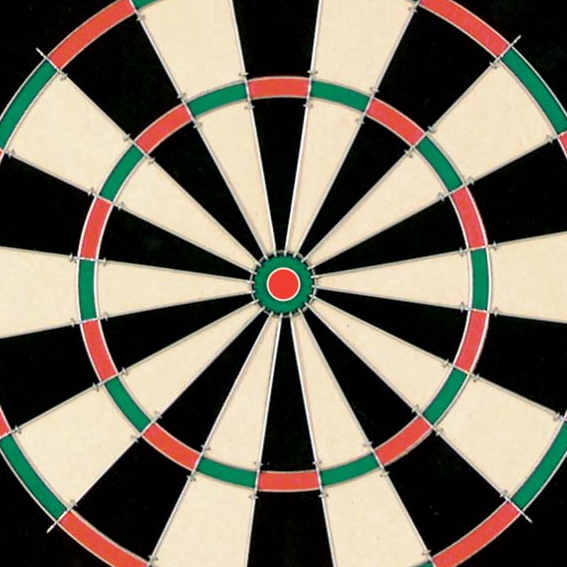
//> input picture IPCV_CW_Submit/dart.bmp, 567 x 567 px
$ ./dartsHoughOld dart.bmp   (built with g++ and OpenCV 4)
//> lines starting //> are read from the running program, lines starting //| are printed output that depends on the picture; after the words box and inside, x2 and y2 are one past the last pixel; in counts of white or black regions, pixels touching at a corner belong together
/////////////////////////////////////////////////////////////////////////////
//
// COMS30121 - dartboard.cpp
//
/////////////////////////////////////////////////////////////////////////////

// header inclusion
#include <stdio.h>
#include "opencv2/objdetect/objdetect.hpp"
#include "opencv2/opencv.hpp"
#include "opencv2/core/core.hpp"
#include "opencv2/highgui/highgui.hpp"
#include "opencv2/imgproc/imgproc.hpp"
#include <iostream>
#include <string.h>
#include <math.h>

using namespace std;
using namespace cv;

struct circ {
  int x = -1;
  int y = -1;
  int r = -1;
} ;

struct lineS {
	double rho;
	double a;
	double b;
} ;

/** Function Headers */
void houghSetup(Mat image, Mat &ang, Mat &mag);
vector< lineS > lineMain(Mat image, Mat &ang, Mat &mag, Rect pos);
vector<circ> circleMain(Mat &image, Mat &ang, Mat &mag, Rect pos);

vector<Mat> getFrames(Mat image, vector<Rect> det);
bool circRatios(circ circs0, circ circs1);
pair<circ,circ> getCircPair(vector<circ> circs);
vector< lineS > getValidLines(vector< lineS> lines, pair<circ, circ> board, int &count, vector<Point> &iPoints);
bool checkClosePoints(Rect frame, vector<Point> iPoints, int around, int minClose, int validWant, Point &mode);

int pullNum(const char* name);
bool rectIntersect(Rect r1, Rect r2, double thresh);
vector<Rect> getTruths( int index );
vector<Rect> detectAndDisplay( Mat frame, vector<Rect> gt );
void groundTruthDraw(Mat frame, vector<Rect> gt);
vector<Rect> getGT(const char* name);
//Line Funcs
void conv(cv::Mat &input, Mat kernel, cv::Mat &convOutput);
void grad(Mat &dx, Mat &dy, Mat &mag, Mat &ang);
void houghLine(Mat &mag_thr, Mat &grad_ori, Mat &hspace, int threshold);
void suppressLine(Mat &hspace, double bound,int suppRange, Mat &out);
vector< lineS > getLines(Mat &hspace);
Point getIntersect(lineS l1, lineS l2);
bool inCirc(int centreX, int centreY, int radius, Point p1);
void drawLine( Mat &out, double rho, double a, double b, Rect pos, Point center, int scalar);
vector<Point> getAllIntersects(vector< lineS > lines);
void thresholdingLine(Mat &mag, Mat &mag_threshold);
//Circle Funcs
void thresholding(double threshold, Mat &input, Mat &output);
vector< circ > suppressCircles(Mat &hspace, double bound, int cols, int rows, int rad, int suppRange, Mat &out);
void houghCircle(Mat &mag_thr, Mat &grad_ori, int radius, Mat &hspace);
void houghToMat(Mat hough_array, Mat &output, int radius);

/** Global variables */
String cascade_name = "dartcascade/cascade.xml";
CascadeClassifier cascade;

//USED IN LINE FUNCTIONS
int maxDistance; //max diagonal distance of each frame
int precision = 4; //Number we divide 1 degree by

/** @function main */
int main( int argc, const char** argv )
{
       // 1. Read Input Image
	Mat frame = imread(argv[1], CV_LOAD_IMAGE_COLOR);
//> frame is the input picture: 567 rows x 567 cols, CV_8UC3; mean B, G, R 96.6, 111.5, 119.5
	Mat image = frame.clone();
	Mat out = image.clone();
	String s = argv[1];
//> s = "dart.bmp"
	String d = "det_" + s;
//> d = "det_dart.bmp"
	s = "out_" + s;
//> s = "out_dart.bmp"

	vector<Rect> gt;

	//Getting correct ground truths for loaded image
	pullNum(argv[1]);
	gt = getGT(argv[1]);
//> gt = 1 Rect (x, y, width, height): [452, 17, 150, 179]
	if (gt.size() == 0) return -1; //Invalid file-name

	// 2. Load the Strong Classifier in a structure called `Cascade'
	if( !cascade.load( cascade_name ) ){ printf("--(!)Error loading\n"); return -1; };

	// 3. Detect dartboards and Display Result
	vector<Rect> darts = detectAndDisplay( frame, gt );

	// Draw ground truth rectangles on image
	groundTruthDraw(frame, gt);
	// 4. Save Result Image
	imwrite( d, frame );

	Mat mag;
	Mat ang;
	houghSetup(image, ang, mag);
	Mat output_mag;
	vector<Mat> frames = getFrames(image, darts);
	vector<Mat> framesMag = getFrames(mag, darts);
	vector<Mat> framesAng = getFrames(ang, darts);

    vector<lineS> lines; //Lines found by hough transform
	vector<Point> iPoints; //Intersection points of found lines
	vector<circ> circs; //Circles found by hough transform
	vector<Rect> accepted; //Frames we accept as valid detection
	vector<Rect> potential; //Frames that are potentially accepted, provided a better frame isn't found
	pair<circ,circ> board; //Concentric circles representing a dartboard
	bool dupeFlag; //If the frame we are looking at has already been accepted
	bool pointCheck; //If we have enough points with enough earby neighbours
	Point center; //The point to center our rectangle around

	for (int i = 0; i < darts.size(); i++) {
		dupeFlag = false; //Reduces time wasted processing detected region repeatedly
		for (int x = 0; x < accepted.size(); x++) { //Check if detected region has been accepted at already
			if (rectIntersect(darts[i], accepted[x], 0.1)) {
				dupeFlag = true;
				break;
			}
		}
		if (dupeFlag) continue; //Ignore frame if similar frame already accepted
		lines = lineMain(image, framesAng[i], framesMag[i], darts[i]); //Get lines found by hough transform
		if (lines.size() < 5) continue; //Ignore frame if not enough lines present

		iPoints = getAllIntersects(lines); //Gets all points of intersection of provided lines

		//Check if number of intersection points close to each other is sufficient
		pointCheck = checkClosePoints(darts[i], iPoints, darts[i].width * 0.1, 10, 5, center);
		if (!pointCheck) continue; //If not ignore frame
		circs = circleMain(image, framesAng[i], framesMag[i], darts[i]); //Get circles in frame
		if (circs.size() < 2) continue; //Ignore frame if not enough circles present
		board = getCircPair(circs); //We assume only one dartboard per frame detected by viola-jones

		if (board.first.r == -1) continue; //If no valid circle apir discovered

		int count = 0; //count of valid lines
		lines = getValidLines(lines, board, count, iPoints); //Get lines that intersect near the centre of the circle pair
		if (count > 15) { //If we have enough intersections, and valid circle pair
			//Create rect encompassing largest of two concentric circles
			Rect found(board.second.x-board.second.r, board.second.y-board.second.r, 2*board.second.r, 2*board.second.r);
			found.x += darts[i].x;
			found.y += darts[i].y;
			cout << found << endl;
			accepted.push_back(found); //Store found as confident dartboard
			circle(out, Point(board.first.x+darts[i].x, board.first.y+darts[i].y), board.first.r, Scalar(255, 0, 0), 2);
			circle(out, Point(board.second.x+darts[i].x, board.second.y+darts[i].y), board.second.r, Scalar(255, 0, 0), 2);
			//Draw lines
            for (int j = 0; j < lines.size(); j++) {
                drawLine(out, lines[j].rho, lines[j].a, lines[j].b, darts[i], Point(board.first.x, board.first.y), found.width);
            }
			continue;
		}
	}

	for (int i = 0; i < accepted.size(); i++) { //Add accepted frames
		rectangle(out, Point(accepted[i].x, accepted[i].y), Point(accepted[i].x + accepted[i].width, accepted[i].y + accepted[i].height), Scalar( 0, 255, 0 ), 2);
	}
	groundTruthDraw(out, gt);
	imwrite(s, out);
	int truePos = 0;
	int frameCount = gt.size();
	for( int i = 0; i < accepted.size(); i++ ) //Exit loop early when all ground truths seen
	{
		bool matchFlag = false;
		for (int j = 0; j < gt.size(); j++) {
			if (rectIntersect(accepted[i], gt[j], 0.4)) {
				gt.erase(gt.begin() + j);
				matchFlag = true;
				break;
			}
		}
		if (matchFlag) {
			// cout << "Detected dartboard " << i+1 << " " << dartboards[i] << " closely matches ground truth" << endl;
			truePos++;
		}
		else cout << "Detected dartboard " << i+1 << " " << accepted[i]  << "doesn't match a ground truth dartboard" << endl;
	}
	float prec = (float) truePos / accepted.size(); //ratio of dartboards found correctly, to dartboards detected in image
	float recall = (frameCount > 0 ? (float) truePos/frameCount : 1); //True positive rate
	float f1 = 2 * ((prec * recall) / (prec + recall)); //Measure of accuracy of classifier
	f1 = (f1 != f1) ? 0 : f1; //f1 != f1 is true if f1 is NaN, as long as -ffast-math compiler flag not used
	cout << truePos << " dartboards out of " << frameCount << " detected correctly." << endl;
	cout << "True positive rate = " <<  recall << endl;
	cout << "F1 score = " << f1 << endl;
    return 0;
}

void houghSetup(Mat image, Mat &ang, Mat &mag) {
	// CONVERT COLOUR AND SAVE
    Mat gray_image;
    cvtColor( image, gray_image, CV_BGR2GRAY );
    int kSize = 3;
    double myKdx[3][3] = {{-1,0,1},
    					{-2,0,2},
    					{-1,0,1}};
    double myKdy[3][3] = {{-1,-2,-1},
    					{0,0,0},
    					{1,2,1}};
    Mat kerndx(3,3, CV_64F, myKdx);
    Mat kerndy(3,3, CV_64F, myKdy);

    Mat convImdx, dxNonNorm;
    conv(gray_image,kerndx,dxNonNorm);

    Mat convImdy, dyNonNorm;
    conv(gray_image,kerndy,dyNonNorm);

    grad(dxNonNorm, dyNonNorm, mag, ang);
}

vector< lineS > lineMain(Mat image, Mat &ang, Mat &mag, Rect pos) {
	//hough line core code

    maxDistance = sqrt(pow(mag.cols,2)+pow(mag.rows,2));  //calculate the max diagonal distance of this frame
    Mat hspaceLine(Size(180*precision, maxDistance*2), CV_64F, Scalar(0));  //generate line hough space container
    Mat mag_threshold;
    thresholdingLine(mag, mag_threshold);  //magnitude thresholded
    houghLine(mag_threshold, ang, hspaceLine, 0);  //generate line hough space

    Mat supHLine;
    suppressLine(hspaceLine, 0.5, 10*precision, supHLine);  //do suppression for the line hough space with 0.5 bound
    vector< lineS > lines;
    lines = getLines(supHLine);  //get all lines of this frame
	return lines;
}

vector<circ> circleMain(Mat &image, Mat &ang, Mat &mag, Rect pos) {
	Mat output_mag_norm;
	normalize(mag, output_mag_norm, 0, 255, NORM_MINMAX);
	double max;
	minMaxIdx(output_mag_norm, NULL,&max,NULL,NULL);
	Mat output_thresholded;
	thresholding(max*0.1, output_mag_norm, output_thresholded);
	int radius = min(ang.rows, ang.cols); //The maximum radius circle that can be found
	int dims[3] = {ang.rows, ang.cols, radius};
	Mat hspace = Mat(3, dims, CV_64F, Scalar(0));
	houghCircle(output_thresholded, ang, radius, hspace); //Have create 3d hough mat
	Mat supH;
	vector< circ > circs;
	circs = suppressCircles(hspace, 0.5, ang.cols, ang.rows, radius, 15, supH); //Suppress 3d hough mat
	return circs;
}

//
//
//

vector<Mat> getFrames(Mat image, vector<Rect> det) {
	vector<Mat> frames;
	for (int i = 0; i < det.size(); i++) {
		if (det[i].x + det[i].width >= image.cols) det[i].width = (image.cols - det[i].x) -1;
		if (det[i].y + det[i].height >= image.rows) det[i].height = (image.rows - det[i].y) -1;
		Mat a = image(det[i]);
		frames.push_back(a);
	}
	return frames;
}

bool circRatios(circ circs0, circ circs1) {
	//circs0 assumed to be inner when checking
	bool yFlag, xFlag, ratioFlag;
	yFlag = (circs0.y > circs1.y-5) && (circs0.y < circs1.y+5);
	xFlag = (circs0.x > circs1.x-5) && (circs0.x < circs1.x+5);
	ratioFlag = (circs1.r <= circs0.r * 2.5) && (circs1.r >= circs0.r * 1.25); //May want to increase 1.25 to 1.5
	if (yFlag && xFlag && ratioFlag) {
		return true;
	}
	return false;
}

//May want to ger pair with closest radius
pair<circ,circ> getCircPair(vector<circ> circs) {
	pair<circ,circ> out;
	for (int i = 0; i < circs.size(); i++) {
		for (int j = 0; j < circs.size(); j++) {
			// if (circRatios(circs[i], circs[j])) out = make_pair(circs[i], circs[j]);
			if (circRatios(circs[i], circs[j])) {
				if (out.first.r == -1) out = make_pair(circs[i], circs[j]); //Prioritses smallest circle pair discovered
				else if (circs[i].r > out.first.r || circs[j].r > out.second.r) { //If smaller circle pair discovered, use them
					out = make_pair(circs[i], circs[j]);
				}
			}
		}
	}
	return out;
}

// [24 lines left out: function getValidLines, not called in this run]

bool checkClosePoints(Rect frame, vector<Point> iPoints, int around, int minClose, int validWant, Point &mode) {
	bool xFlag, yFlag;
	int countVotes = 0;
	int validPoints = 0;
	int maxPoints = validWant-1;
	for (int i = 0; i < iPoints.size(); i++){
		countVotes = 0;
		for (int j = 0; j < iPoints.size(); j++){
			xFlag = false;
			yFlag = false;
			if (i != j){
				if (iPoints[j].x < (iPoints[i].x + around) && iPoints[j].x > iPoints[i].x - around) xFlag = true;
				if (iPoints[j].y < (iPoints[i].y + around) && iPoints[j].y > iPoints[i].y - around) yFlag = true;
				if (xFlag && yFlag) countVotes++;
			}
		}
		if (countVotes >= minClose) validPoints++;
		if (validPoints > maxPoints) {
			maxPoints = validPoints;
			mode = iPoints[i];
		}
	}
	return validPoints >= validWant;
}

//
//
//

//Specifc function to pull file number out of files following format xN.jpg where x is a string an N is an integer
int pullNum(const char* name) {
	int num = 0;
	int unit = 1;
	for (int i = strlen(name) - 5; name[i] > 47 && name[i] < 58; i--) {
		num += (name[i] - 48) * unit;
		unit *= 10;
	}
	return num;
}

vector<Rect> getGT(const char* name) {
	int index = pullNum(name);
	if (index < 0 || index > 16) {
		vector<Rect> none(0);
		return none;
	}
	return getTruths(index);
}

bool rectIntersect(Rect r1, Rect r2, double thresh) {
	//Returns a boolean indicating if the area
	//shared by both rectangles is greater than the threshold
	return ((float) (r1 & r2).area()/(r1|r2).area() > thresh);
}

vector<Rect> getTruths(int index) {
	vector< vector<Rect> > gt(16);
	//Adding ground truth location of dartboards for each image
	gt[0].push_back(Rect(452, 17, 150, 179));
	gt[1].push_back(Rect(193, 134, 201, 191));
	gt[2].push_back(Rect(102, 100, 91, 85));
	gt[3].push_back(Rect(325, 151, 66, 68));
	gt[4].push_back(Rect(175, 90, 210, 209));
	gt[5].push_back(Rect(435, 142, 100, 107));
	gt[6].push_back(Rect(203, 112, 78, 75));
	gt[7].push_back(Rect(248, 163, 160, 163));
	gt[8].push_back(Rect(835, 220, 124, 118));
	gt[8].push_back(Rect(61, 251, 76, 96));
	gt[9].push_back(Rect(195, 38, 248, 248));
	gt[10].push_back(Rect(912, 146, 41, 75));
	gt[10].push_back(Rect(578, 127, 67, 89));
	gt[10].push_back(Rect(91, 103, 103, 115));
	gt[11].push_back(Rect(161, 98, 82, 81));
	gt[12].push_back(Rect(154, 72, 66, 146));
	gt[13].push_back(Rect(269, 119, 139, 136));
	gt[14].push_back(Rect(114, 98, 139, 132));
	gt[14].push_back(Rect(982, 95, 135, 125));
	gt[15].push_back(Rect(155, 49, 132, 150));
	if (index < 0 || index > 15) {
		gt[16].push_back(Rect(0,0,0,0));
		return gt[16];
	}
	return gt[index];
}

void groundTruthDraw(Mat frame, vector<Rect> gt) {
	for (int i = 0; i < gt.size(); i++) {
		rectangle(frame, Point(gt[i].x, gt[i].y), Point(gt[i].x + gt[i].width, gt[i].y + gt[i].height), Scalar( 0, 0, 255 ), 2);
	}
}

/** @function detectAndDisplay */
vector<Rect> detectAndDisplay( Mat frame , vector<Rect> gt)
{
	std::vector<Rect> darts;
	Mat frame_gray;
	int truePos = 0;
	int dartCount = gt.size();
//> dartCount = 1

	// 1. Prepare Image by turning it into Grayscale and normalising lighting
	cvtColor( frame, frame_gray, CV_BGR2GRAY );
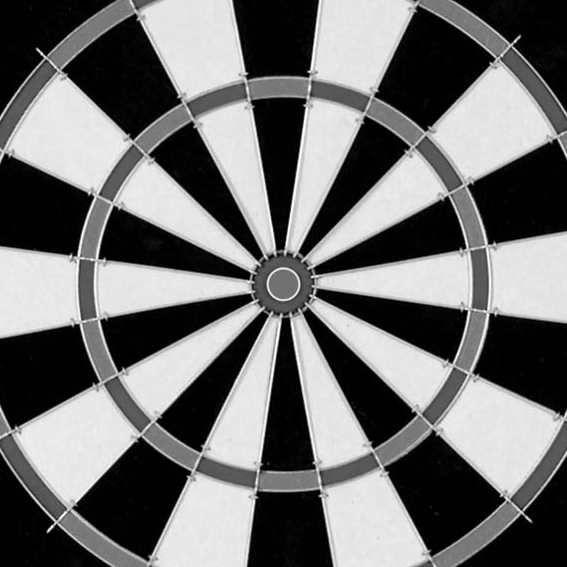
//> frame_gray: 567 rows x 567 cols, CV_8UC1; min 0, max 255, mean 112.2
	equalizeHist( frame_gray, frame_gray );
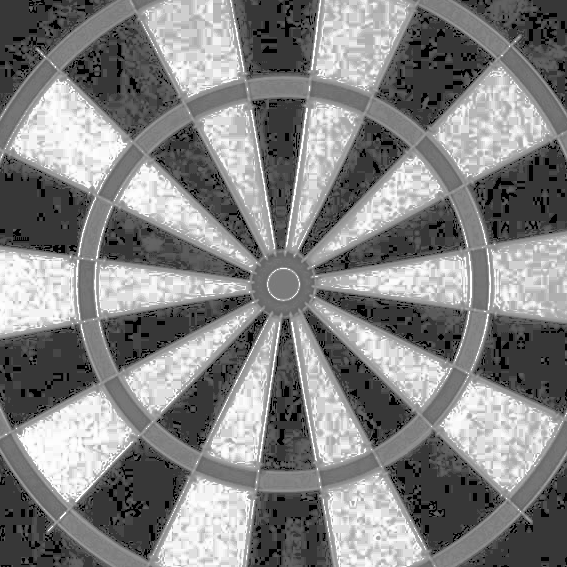
//> frame_gray: 567 rows x 567 cols, CV_8UC1; min 0, max 255, mean 130.4

	// 2. Perform Viola-Jones Object Detection
	cascade.detectMultiScale( frame_gray, darts, 1.1, 1, 0|CV_HAAR_SCALE_IMAGE, Size(50, 50), Size(500,500) );
//> darts = 23 Rects (x, y, width, height), first 8: [182, 19, 58, 58], [20, 10, 60, 60], [103, 54, 54, 54], [62, 112, 52, 52], [279, 147, 55, 55], [60, 191, 56, 56], [378, 397, 59, 59], [61, 398, 61, 61]

       // 3. Print number of dartboards found
	std::cout << darts.size() << std::endl;
//| 23

       // 4. Draw box around dartboards found
	for( int i = 0; i < darts.size(); i++ ) //Exit loop early when all ground truths seen
	{
		bool matchFlag = false;
		rectangle(frame, Point(darts[i].x, darts[i].y), Point(darts[i].x + darts[i].width, darts[i].y + darts[i].height), Scalar( 0, 255, 0 ), 2);
		for (int j = 0; j < gt.size(); j++) {
			if (rectIntersect(darts[i], gt[j], 0.4)) {
				gt.erase(gt.begin() + j);
				matchFlag = true;
				break;
			}
		}
		if (matchFlag) {
			// cout << "Detected dartboard " << i+1 << " " << dartboards[i] << " closely matches ground truth" << endl;
			truePos++;
		}
		else cout << "Detected dartboard " << i+1 << " " << darts[i]  << "doesn't match a ground truth dartboard" << endl;
	}
//> this loop made 23 passes
//| Detected dartboard 1 [58 x 58 from (182, 19)]doesn't match a ground truth dartboard
//| Detected dartboard 2 [60 x 60 from (20, 10)]doesn't match a ground truth dartboard
//| Detected dartboard 3 [54 x 54 from (103, 54)]doesn't match a ground truth dartboard
//| Detected dartboard 4 [52 x 52 from (62, 112)]doesn't match a ground truth dartboard
//| Detected dartboard 5 [55 x 55 from (279, 147)]doesn't match a ground truth dartboard
//> (output is shown up to pass 5 of 23)
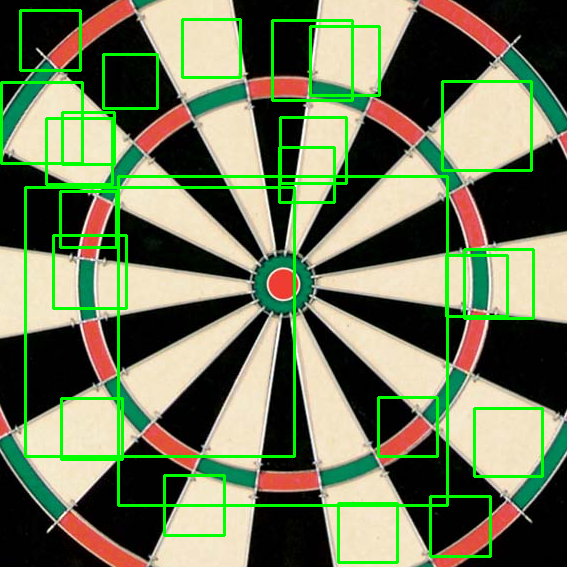
//> frame: 567 rows x 567 cols, CV_8UC3; 7.03% of pixels changed, all inside (x1, y1, x2, y2) = (0, 9, 544, 564)
//> after the loop, truePos = 0
	float prec = (float) truePos/ darts.size(); //ratio of dartboards found correctly, to dartboards detected in image
//> prec = 0
	float recall = (dartCount > 0 ? (float) truePos/dartCount : 1); //True positive rate
//> recall = 0
	float f1 = 2 * ((prec * recall) / (prec + recall)); //Measure of accuracy of classifier
//> f1 = nan
	f1 = (f1 != f1) ? 0 : f1; //f1 != f1 is true if f1 is NaN, as long as -ffast-math compiler flag not used
//> f1 = 0
	cout << truePos << " dartboards out of " << dartCount << " detected correctly." << endl;
//| 0 dartboards out of 1 detected correctly.
	cout << "True positive rate = " <<  recall << endl;
//| True positive rate = 0
	cout << "F1 score = " << f1 << endl;
//| F1 score = 0
//> the loop in groundTruthDraw, `for (int i = 0; i < gt.size(); i++)` made 1 pass
//> after the loop in groundTruthDraw, `for (int i = 0; i < gt.size(); i++)`:
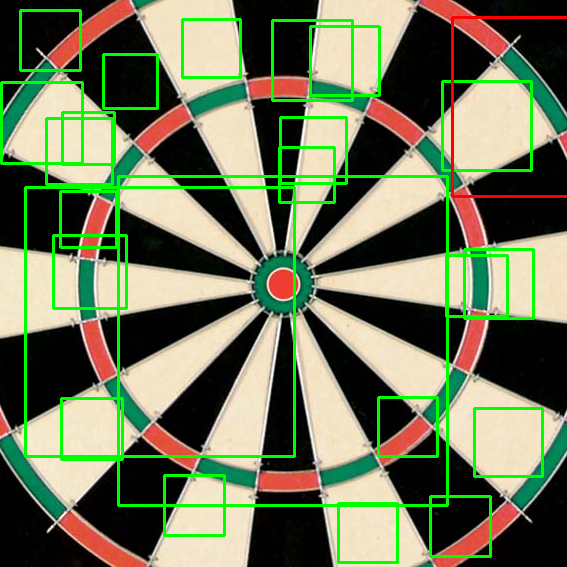
//> frame: 567 rows x 567 cols, CV_8UC3; 0.38% of pixels changed, all inside (x1, y1, x2, y2) = (451, 16, 567, 198)
	return darts;
}

//////////////////
//LINE FUNCTIONS//
//////////////////

void conv(cv::Mat &input, Mat kernel, cv::Mat &output)
{
	// intialise the output using the input
	output.create(input.size(), DataType<double>::type);

	//CREATING A DIFFERENT IMAGE kernel WILL BE NEEDED
	//TO PERFORM OPERATIONS OTHER THAN GUASSIAN BLUR!!!

	// we need to create a padded version of the input
	// or there will be border effects
	int kernelRadiusX = ( kernel.size[0] - 1 ) / 2;
	int kernelRadiusY = ( kernel.size[1] - 1 ) / 2;

	cv::Mat paddedInput;
	cv::copyMakeBorder( input, paddedInput,
		kernelRadiusX, kernelRadiusX, kernelRadiusY, kernelRadiusY,
		cv::BORDER_REPLICATE );
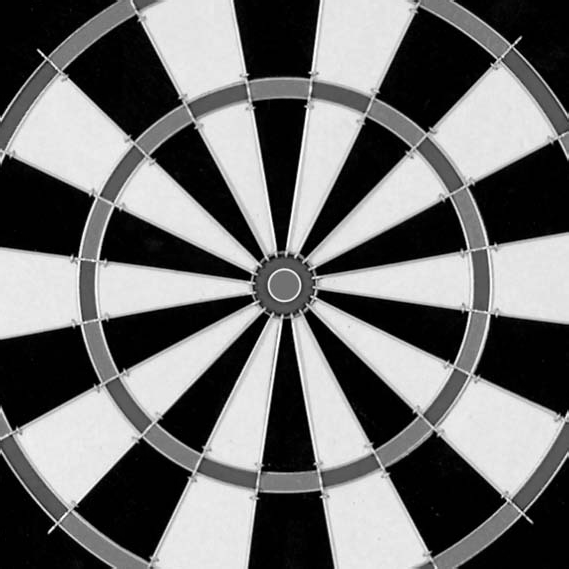
//> paddedInput: 569 rows x 569 cols, CV_8UC1; min 0, max 255, mean 112


	Mat result(input.rows, input.cols,DataType<double>::type);
	// now we can do the convoltion
	for ( int i = 0; i < input.rows; i++ )
	{
		for( int j = 0; j < input.cols; j++ )
		{
			double sum = 0.0;
			for( int m = -kernelRadiusX; m <= kernelRadiusX; m++ )
			{
				for( int n = -kernelRadiusY; n <= kernelRadiusY; n++ )
				{
					// find the correct indices we are using
					int imagex = i + m + kernelRadiusX;
					int imagey = j + n + kernelRadiusY;
					int kernelx = m + kernelRadiusX;
					int kernely = n + kernelRadiusY;

					// get the values from the padded image and the kernel
					int imageval = ( int ) paddedInput.at<uchar>( imagex, imagey );
					double kernalval = kernel.at<double>( kernelx, kernely );

					// do the multiplication
					sum += imageval * kernalval;
				}
			}
			// set the output value as the sum of the convolution
			output.at<double>(i, j) = sum;
		}
	}
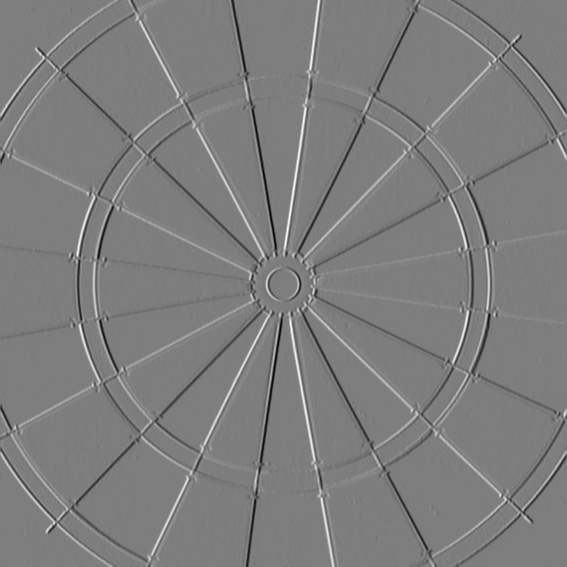
//> output: 567 rows x 567 cols, CV_64FC1; min -967, max 990, mean 0; drawn with min black and max white
//> (the rest of the program and of its run is left out)
